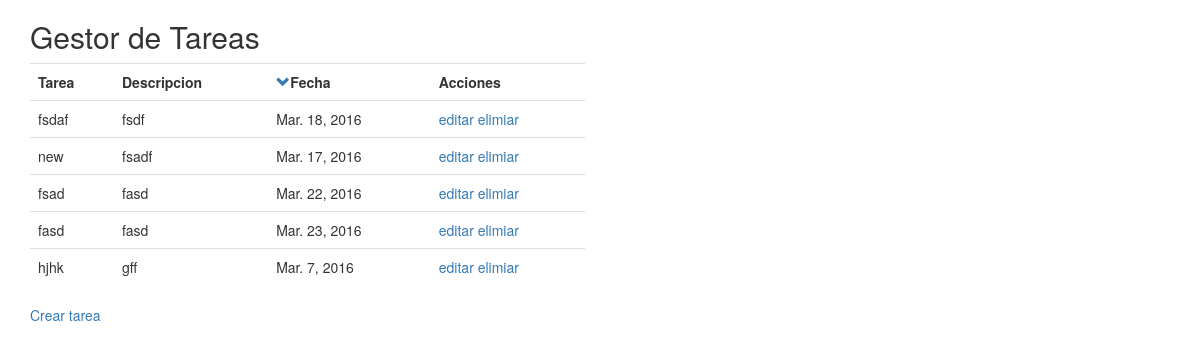
/tasks/, run on an earlier commit of the app's database.
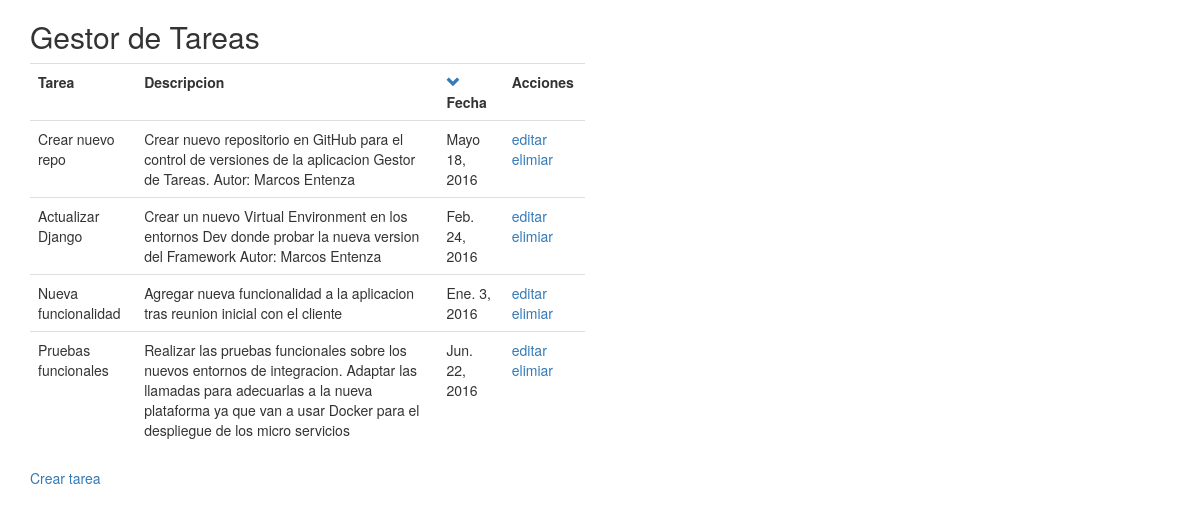
And on a later commit of the database.
### tasks/models.py (models this page shows, shortened)
class Task(models.Model):
    title = models.CharField(max_length=200)
    date = models.DateField()
    description =  models.TextField()
    created_at = models.DateTimeField(auto_now_add=True)
    updated_at = models.DateTimeField(auto_now=True)

### tasks/views.py (the view)
class TaskList(ListView):
    model = Task

### tasks/templates/tasks/task_list.html (shortened to what this page needs)
<!DOCTYPE html>
<html>
<head>
	<link rel="stylesheet" href="https://maxcdn.bootstrapcdn.com/bootstrap/3.3.6/css/bootstrap.min.css">
</head>
<body>
	<div class="container">
		<h2>Gestor de Tareas</h2>
		<div class="row">
			<div class="col-sm-6 col-offset-6">
				<table class="table">
				<tr>
					<th>Tarea</th>
					<th>Descripcion</th>
					<th> <a href="/?order=asc" class="asc"><span class="glyphicon glyphicon-chevron-down"></span></a>Fecha</th>
					<th>Acciones</th>
				</tr>
				{%for i in object_list%}
				<tr>
					<td>{{i.title}}</td>
					<td>{{i.description}}</td>
					<td>{{i.date}}</td>
					<td>    <a href="{% url 'tasks:task_edit' i.id %}">editar</a>
				    <a href="{% url 'tasks:task_delete' i.id %}">elimiar</a>
				    </td>
				</tr>
				{%endfor%}
				</table>
				<a href="{% url 'tasks:task_new' %}">Crear tarea</a>
			</div>
		 </div>
	</div>
</body>
</html>

What changed in the data, as far as the page shows it:
removed Task: title "fsdaf", description "fsdf", date "Mar. 18, 2016"
removed Task: title "new", description "fsadf", date "Mar. 17, 2016"
removed Task: title "fsad", description "fasd", date "Mar. 22, 2016"
removed Task: title "fasd", description "fasd", date "Mar. 23, 2016"
removed Task: title "hjhk", description "gff", date "Mar. 7, 2016"
added Task: title "Crear nuevo repo", description "Crear nuevo repositorio en GitHub para el control de versiones de la aplicacion Gestor de Tareas. Autor: Marcos Entenza", date "Mayo 18, 2016"
added Task: title "Actualizar Django", description "Crear un nuevo Virtual Environment en los entornos Dev donde probar la nueva version del Framework Autor: Marcos Entenza", date "Feb. 24, 2016"
added Task: title "Nueva funcionalidad", description "Agregar nueva funcionalidad a la aplicacion tras reunion inicial con el cliente", date "Ene. 3, 2016"
added Task: title "Pruebas funcionales", description "Realizar las pruebas funcionales sobre los nuevos entornos de integracion. Adaptar las llamadas para adecuarlas a la nueva plataforma ya que van a usar Docker para el despliegue de los micro servicios", date "Jun. 22, 2016"
